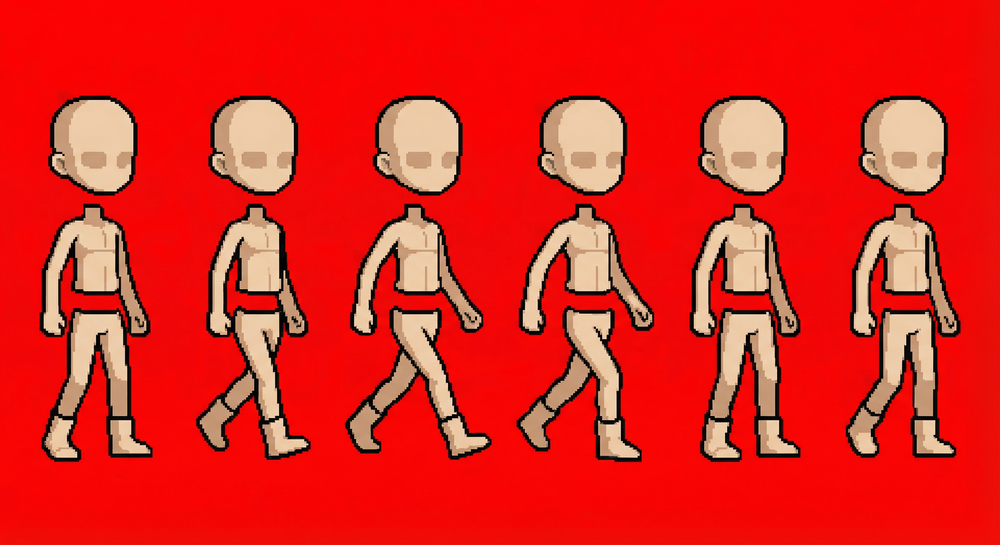
#> input picture base-char-walking.png, 1000 x 545 px, shrunk from 2816 x 1536 before the run
$ python test_blob_detection.py ../../../../base-char-walking.png
#> lines starting #> are read from the running program, lines starting #| are printed output that depends on the picture
import numpy as np
from PIL import Image
import sys
import os

def detect_blobs(image_path):
#> called with image_path = '../../../../base-char-walking.png'
    print(f"Loading {image_path}...")
    try:
        img = Image.open(image_path)
#> img is the input picture: PIL image 1000x545 RGB; mean R, G, B 224.5, 39.4, 32.4
    except Exception as e:
        print(f"Failed to open image: {e}")
        return

    if img.mode != 'RGBA':
        img = img.convert('RGBA')
#> img: PIL image 1000x545 RGBA

    pixels = np.array(img)
    alpha = pixels[:, :, 3]
#> alpha: shape (545, 1000); every value is 255
    h, w = alpha.shape
#> h = 545; w = 1000

    # Check alpha variance
    unique_alpha = np.unique(alpha)
#> unique_alpha = [255]
    print(f"Unique alpha values: {unique_alpha}")
#| Unique alpha values: [255]

    mask = None
    if len(unique_alpha) == 1 and unique_alpha[0] == 255:
        print("Image is fully opaque. Attempting background color keying from (0,0).")
        bg_color = pixels[0, 0]
#> bg_color = [241, 11, 3, 255]
        print(f"Background color: {bg_color}")
#| Background color: [241  11   3 255]

        # Compare RGB channels
        diff = np.abs(pixels[:, :, :3] - bg_color[:3])
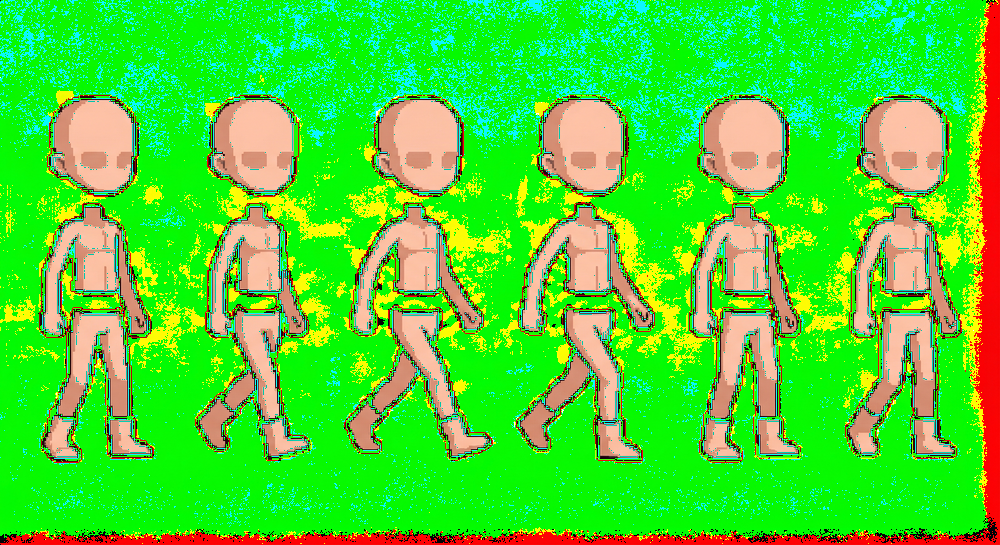
#> diff: shape (545, 1000, 3); mean R, G, B 76.8, 215.2, 48
        # Sum of differences > tolerance (e.g. 30)
        mask = np.sum(diff, axis=2) > 30
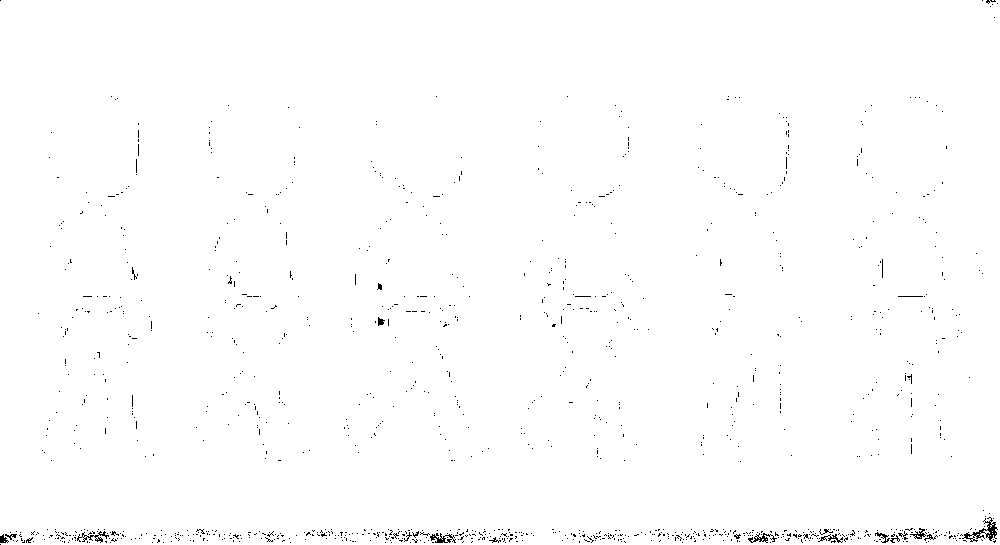
#> mask: shape (545, 1000) bool; 99.3% white; black in thin lines or dots
    else:
        mask = alpha > 10

    # Get all content pixel coordinates
    # argwhere returns (y, x)
    points = np.argwhere(mask)
#> points = 541391 pairs, first value 0 to 544, second value 0 to 999
    print(f"Found {len(points)} content pixels out of {h*w} ({len(points)/(h*w)*100:.1f}%)")
#| Found 541391 content pixels out of 545000 (99.3%)

    # Convert to set of tuples for random access check
    # Actually, using the mask array for lookups is O(1)
    # Using a separate 'visited' array
    visited = np.zeros_like(mask, dtype=bool)

    blobs = []

    # Directions: 4-connectivity
    # (dy, dx)
    directions = [(-1, 0), (1, 0), (0, -1), (0, 1)]

    for y, x in points:
        if visited[y, x]:
            continue

        # Start new blob
        min_y, max_y = y, y
        min_x, max_x = x, x

        stack = [(y, x)]
        visited[y, x] = True
        pixel_count = 0

        while stack:
            cy, cx = stack.pop()
            pixel_count += 1

            min_y = min(min_y, cy)
            max_y = max(max_y, cy)
            min_x = min(min_x, cx)
            max_x = max(max_x, cx)

            for dy, dx in directions:
                ny, nx = cy + dy, cx + dx

                # Boundary check
                if 0 <= ny < h and 0 <= nx < w:
                    if mask[ny, nx] and not visited[ny, nx]:
                        visited[ny, nx] = True
                        stack.append((ny, nx))

        # Filter tiny noise
        if pixel_count > 50: # Increased threshold
            blobs.append({
                'bbox': (min_x, min_y, max_x + 1, max_y + 1),
                'count': pixel_count,
                'center': ((min_x + max_x) / 2, (min_y + max_y) / 2)
            })
#> this loop made 541391 passes
#> after the loop, blobs = 1 item

    print(f"Detected {len(blobs)} blobs.")
#| Detected 1 blobs.
    for i, b in enumerate(blobs):
        print(f"Blob {i}: {b['bbox']}, area: {b['count']}")
#> this loop made 1 pass
#| Blob 0: (0, 0, 1000, 545), area: 541259

    return blobs

def sort_blobs(blobs):
    # Sort by Y first
    blobs.sort(key=lambda b: b['center'][1])

    if not blobs:
        return []

    # Group into rows
    rows = []
    if blobs:
        current_row = [blobs[0]]

        for b in blobs[1:]:
            prev = current_row[-1]

            # Simple row grouping: overlap in Y
            # If b center Y is "close" to row mean Y

            row_ys = [item['center'][1] for item in current_row]
            avg_y = sum(row_ys) / len(row_ys)

            # Use height of current blob as scale
            h = b['bbox'][3] - b['bbox'][1]

            # If center is within 0.5 * height of the average center
            if abs(b['center'][1] - avg_y) < (h * 0.6):
                current_row.append(b)
            else:
                rows.append(current_row)
                current_row = [b]

        rows.append(current_row)

    # Sort each row by X
    final_order = []
    for row in rows:
        row.sort(key=lambda b: b['center'][0])
        final_order.extend(row)

    return final_order

if __name__ == "__main__":
    path = "public/assets/wizard_casting_spell_spreadsheet.png"
    if len(sys.argv) > 1:
        path = sys.argv[1]

    blobs = detect_blobs(path)
#> blobs = 1 item
    sorted_blobs = sort_blobs(blobs)
#> after the loop in sort_blobs, `for b in blobs[1:]:`: rows = []
#> the loop in sort_blobs, `for row in rows:` made 1 pass
#> after the loop in sort_blobs, `for row in rows:`: final_order = 1 item
#> sorted_blobs = 1 item
    print("Sorted order:")
    for i, b in enumerate(sorted_blobs):
        print(f"Frame {i}: {b['bbox']}")
